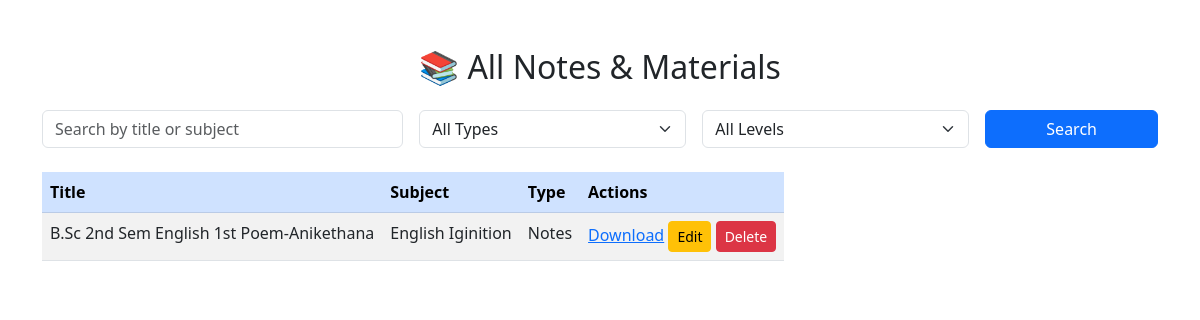
Screenshot of /browse (signed in) with the database file from the repository.
### app/models.py (models this page shows)
class Note(db.Model):
    id = db.Column(db.Integer, primary_key=True)
    title = db.Column(db.String(150), nullable=False)
    subject = db.Column(db.String(150), nullable=False)
    file_url = db.Column(db.String(500), nullable=False)  # Cloudinary file URL
    public_id = db.Column(db.String(200), nullable=True)   # Cloudinary public_id for deletion
    level = db.Column(db.String(100), nullable=True)       # e.g., Class 10, Degree, etc.
    type = db.Column(db.String(100), nullable=True)        # e.g., Notes, Question Paper, etc.
    download_count = db.Column(db.Integer, default=0)
    created_at = db.Column(db.DateTime, default=datetime.utcnow)

### app/routes.py (the view)
@main.route('/browse')
def browse_notes():
    search = request.args.get('search', '')
    selected_type = request.args.get('type', '')
    selected_level = request.args.get('level', '')
    query = "SELECT title, subject, type, file_url, id FROM note WHERE 1=1"
    filters = {}
    if search:
        query += " AND (title LIKE :search OR subject LIKE :search)"
        filters["search"] = f"%{search}%"
    if selected_type:
        query += " AND type = :type"
        filters["type"] = selected_type
    if selected_level:
        query += " AND level = :level"
        filters["level"] = selected_level
    notes = db.session.execute(text(query), filters).fetchall()
    return render_template('search.html', notes=notes, search=search, selected_type=selected_type, selected_level=selected_level)

### app/templates/search.html (shortened to what this page needs)
<!DOCTYPE html>
<html lang="en">
<head>
    <link href="https://cdn.jsdelivr.net/npm/bootstrap@5.3.0/dist/css/bootstrap.min.css" rel="stylesheet">
</head>
<body>
    <div class="container py-5">
        <h2 class="mb-4 text-center">📚 All Notes & Materials</h2>
        <form method="get" class="row g-3 mb-4">
            <div class="col-md-4">
                <input type="text" name="search" value="{{ search }}" class="form-control" placeholder="Search by title or subject">
            </div>
            <div class="col-md-3">
                <select name="type" class="form-select">
                    <option value="">All Types</option>
                </select>
            </div>
            <div class="col-md-3">
                <select name="level" class="form-select">
                    <option value="">All Levels</option>
                </select>
            </div>
            <div class="col-md-2">
                <button class="btn btn-primary w-100" type="submit">Search</button>
            </div>
        </form>
        <div class="desktop-table">
            <table class="table table-striped">
                <thead class="table-primary">
                    <tr>
                        <th>Title</th>
                        <th>Subject</th>
                        <th>Type</th>
                        <th>Actions</th>
                    </tr>
                </thead>
                <tbody>
                    {% for note in notes %}
                    <tr>
                        <td>{{ note[0] }}</td>
                        <td>{{ note[1] }}</td>
                        <td>{{ note[2] }}</td>
                        <td>
                            <a href="{{ note.file_url }}" target="_blank">Download</a>
                            {% if session.get('admin') %}
                                <a href="/edit/{{ note[4] }}" class="btn btn-sm btn-warning">Edit</a>
                                <a href="/delete/{{ note[4] }}" class="btn btn-sm btn-danger" onclick="return confirm('Are you sure?')">Delete</a>
                            {% endif %}
                        </td>
                    </tr>
                    {% endfor %}
                </tbody>
            </table>
        </div>
    </div>
</body>
</html>

### app/templates/search.html (style rules this page uses)
@media (min-width: 768px) { .desktop-table { display: table; } }

### rows the page displays
Note: title "B.Sc 2nd Sem English 1st Poem-Anikethana", subject "English Iginition", type "Notes"
